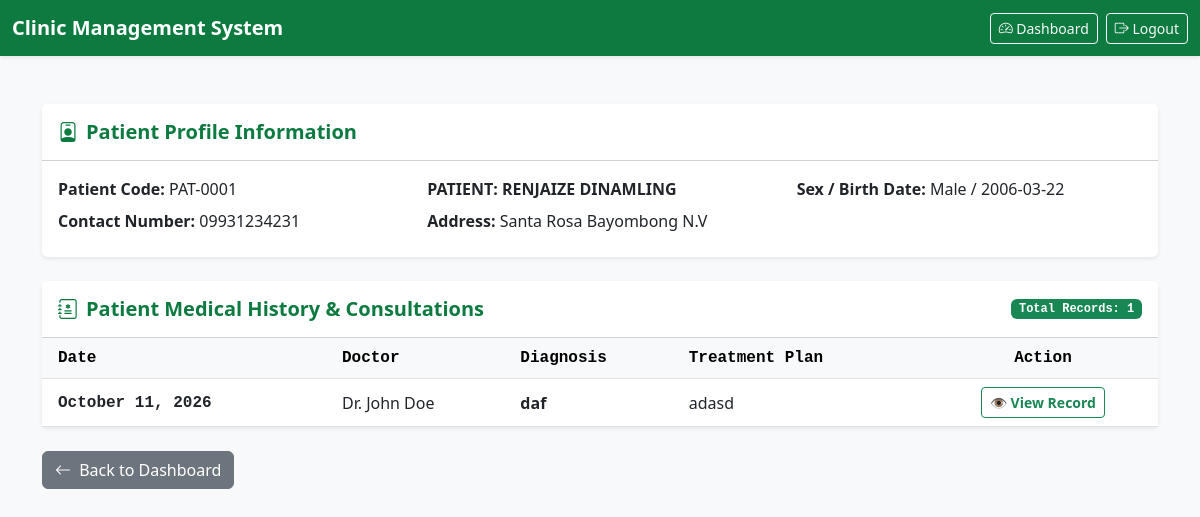
Screenshot of /patient/profile/1 (signed in) with the database file from the repository.
### templates/app.py (models this page shows)
class Patient(db.Model):
    __tablename__ = 'patients'
    patient_id = db.Column(db.Integer, primary_key=True)
    patient_code = db.Column(db.String(20), unique=True, nullable=False)
    first_name = db.Column(db.String(50), nullable=False)
    last_name = db.Column(db.String(50), nullable=False)
    birth_date = db.Column(db.String(20), nullable=False)
    sex = db.Column(db.String(10), nullable=False)
    contact_number = db.Column(db.String(20), nullable=False)
    address = db.Column(db.String(200), nullable=False)
    is_active = db.Column(db.Boolean, default=True)

class Consultation(db.Model):
    __tablename__ = 'consultations'
    consultation_id = db.Column(db.Integer, primary_key=True)
    appointment_id = db.Column(db.Integer, db.ForeignKey('appointments.appointment_id'), nullable=False)
    patient_id = db.Column(db.Integer, db.ForeignKey('patients.patient_id'), nullable=False)
    doctor_id = db.Column(db.Integer, db.ForeignKey('doctors.doctor_id'), nullable=False)
    consultation_date = db.Column(db.String(20), nullable=False)
    chief_complaint = db.Column(db.Text, nullable=False)
    clinical_notes = db.Column(db.Text, nullable=True)
    assessment = db.Column(db.Text, nullable=True)
    diagnosis = db.Column(db.Text, nullable=False)
    treatment_plan = db.Column(db.Text, nullable=False)
    doctor_remarks = db.Column(db.Text, nullable=True)
    appointment = db.relationship('Appointment', backref='consultation', uselist=False)
    patient = db.relationship('Patient', backref='consultations')
    doctor = db.relationship('Doctor', backref='consultations')

class Doctor(db.Model):
    __tablename__ = 'doctors'
    doctor_id = db.Column(db.Integer, primary_key=True)
    doctor_code = db.Column(db.String(20), unique=True, nullable=False)
    doctor_name = db.Column(db.String(100), nullable=False)
    specialization = db.Column(db.String(100), nullable=False)
    contact_number = db.Column(db.String(20), nullable=False)
    is_active = db.Column(db.Boolean, default=True)

### templates/app.py (the view)
@app.route('/patient/profile/<int:patient_id>')
def patient_profile(patient_id):
    if 'user_id' not in session:
        flash('Please login to view patient profiles.', 'warning')
        return redirect(url_for('login'))
    patient = Patient.query.get_or_404(patient_id)
    return render_template('patient_profile.html', patient=patient)

### templates/patient_profile.html (shortened to what this page needs)
<!DOCTYPE html>
<html lang="en">
<head>
    <link href="https://cdn.jsdelivr.net/npm/bootstrap@5.3.0/dist/css/bootstrap.min.css" rel="stylesheet">
    <link href="https://cdn.jsdelivr.net/npm/bootstrap-icons@1.10.5/font/bootstrap-icons.css" rel="stylesheet">
</head>
<body class="bg-light">
    <nav class="navbar navbar-expand-lg navbar-dark navbar-custom shadow-sm">
        <div class="container-fluid">
            <a class="navbar-brand fw-bold" href="{{ url_for('dashboard_admin') }}">Clinic Management System</a>
            <div class="d-flex align-items-center text-white">
                <a href="{{ url_for('dashboard_admin') }}" class="btn btn-outline-light btn-sm me-2">
                    <i class="bi bi-speedometer2"></i> Dashboard
                </a>
                <a href="{{ url_for('logout') }}" class="btn btn-outline-light btn-sm">
                    <i class="bi bi-box-arrow-right"></i> Logout
                </a>
            </div>
        </div>
    </nav>
    <div class="container my-5">
        <div class="card shadow-sm border-0 mb-4">
            <div class="card-header bg-white py-3">
                <h5 class="mb-0 fw-bold text-custom"><i class="bi bi-person-badge me-2"></i>Patient Profile Information</h5>
            </div>
            <div class="card-body">
                <div class="row">
                    <div class="col-md-4 mb-2"><strong>Patient Code:</strong> {{ patient.patient_code }}</div>
                    <div class="col-md-4 mb-2"><strong>PATIENT:</strong> <span class="text-uppercase fw-bold">{{ patient.first_name }} {{ patient.last_name }}</span></div>
                    <div class="col-md-4 mb-2"><strong>Sex / Birth Date:</strong> {{ patient.sex }} / {{ patient.birth_date }}</div>
                    <div class="col-md-4 mb-2"><strong>Contact Number:</strong> {{ patient.contact_number }}</div>
                    <div class="col-md-8 mb-2"><strong>Address:</strong> {{ patient.address }}</div>
                </div>
            </div>
        </div>
        <div class="card shadow-sm border-0">
            <div class="card-header bg-white py-3 d-flex justify-content-between align-items-center">
                <h5 class="mb-0 fw-bold text-custom"><i class="bi bi-journal-medical me-2"></i>Patient Medical History & Consultations</h5>
                <span class="badge bg-success font-mono">Total Records: {{ patient.consultations|length }}</span>
            </div>
            <div class="card-body p-0">
                <div class="table-responsive">
                    <table class="table table-hover align-middle mb-0">
                        <thead class="table-light font-mono">
                            <tr>
                                <th class="ps-3">Date</th>
                                <th>Doctor</th>
                                <th>Diagnosis</th>
                                <th>Treatment Plan</th>
                                <th class="text-center">Action</th>
                            </tr>
                        </thead>
                        <tbody>
                            {% if patient.consultations %}
                            {% for c in patient.consultations %}
                            <tr>
                                <td class="ps-3 font-mono fw-bold">{{ c.consultation_date }}</td>
                                <td>{{ c.doctor.doctor_name }}</td>
                                <td><span class="fw-bold text-dark">{{ c.diagnosis }}</span></td>
                                <td>{{ c.treatment_plan }}</td>
                                <td class="text-center">
                                    <a href="{{ url_for('view_consultation', appointment_id=c.appointment_id) }}" class="btn btn-sm btn-outline-success fw-bold">
                                        👁️ View Record
                                    </a>
                                </td>
                            </tr>
                            {% endfor %}
                            {% else %}
                            <tr>
                                <td colspan="5" class="text-center py-4 text-muted">No medical history or consultation records found for this patient.</td>
                            </tr>
                            {% endif %}
                        </tbody>
                    </table>
                </div>
            </div>
        </div>
        <div class="mt-4">
            <a href="{{ url_for('dashboard_admin') }}" class="btn btn-secondary">
                <i class="bi bi-arrow-left me-1"></i> Back to Dashboard
            </a>
        </div>
    </div>
</body>
</html>

### templates/patient_profile.html (style rules this page uses)
.navbar-custom { background-color: #0d7a40; }
.text-custom { color: #0d7a40; }
.font-mono { font-family: 'Courier New', Courier, monospace; }

### rows the page displays
Patient: patient_code "PAT-0001", first_name "RENJAIZE", last_name "DINAMLING", sex "Male", birth_date "2006-03-22", contact_number "09931234231", address "Santa Rosa Bayombong N.V"
Consultation: consultation_date "October 11, 2026", doctor.doctor_name "Dr. John Doe", diagnosis "daf", treatment_plan "adasd"

### other values shown
{{ patient.consultations|length }} "1"
